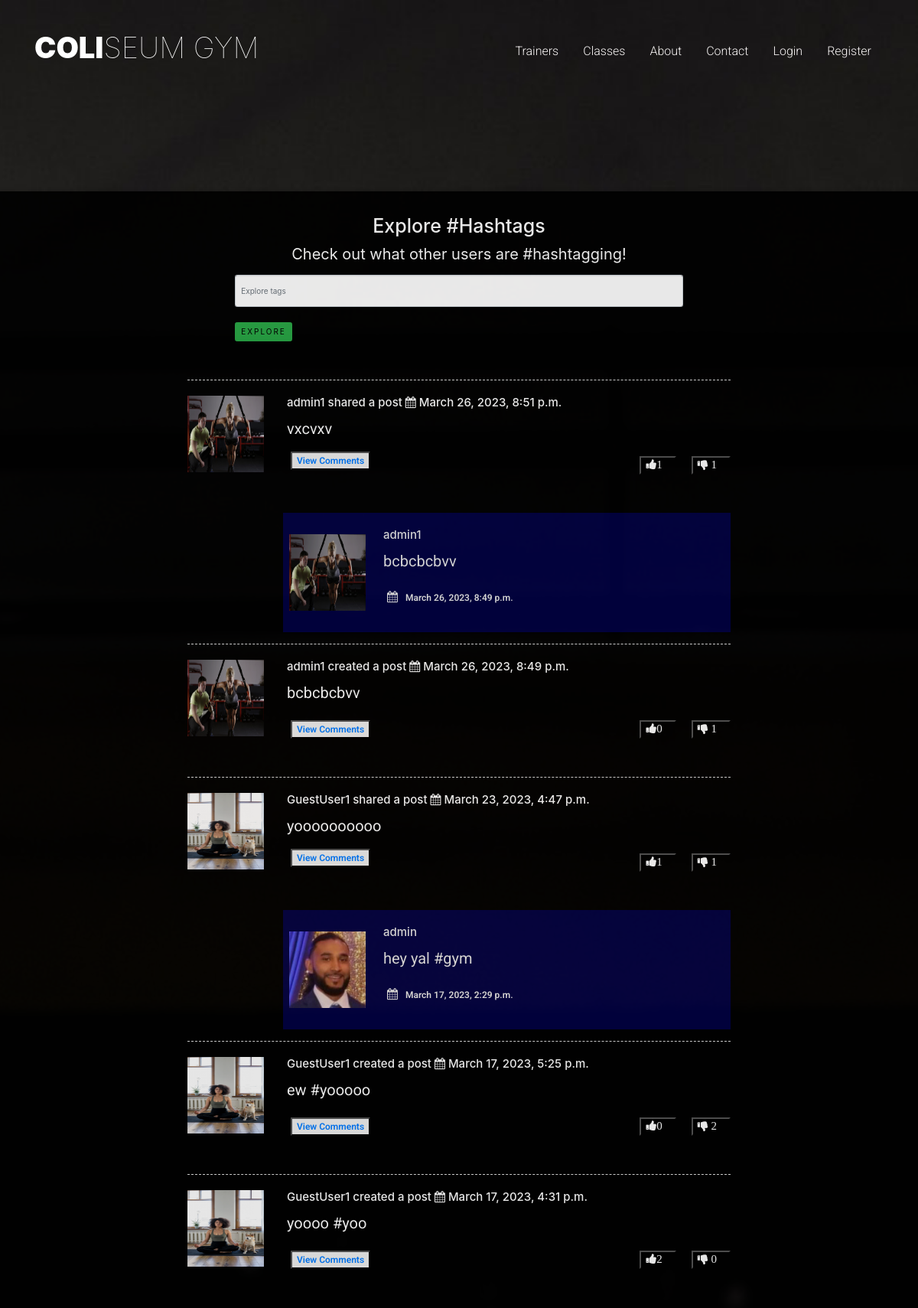
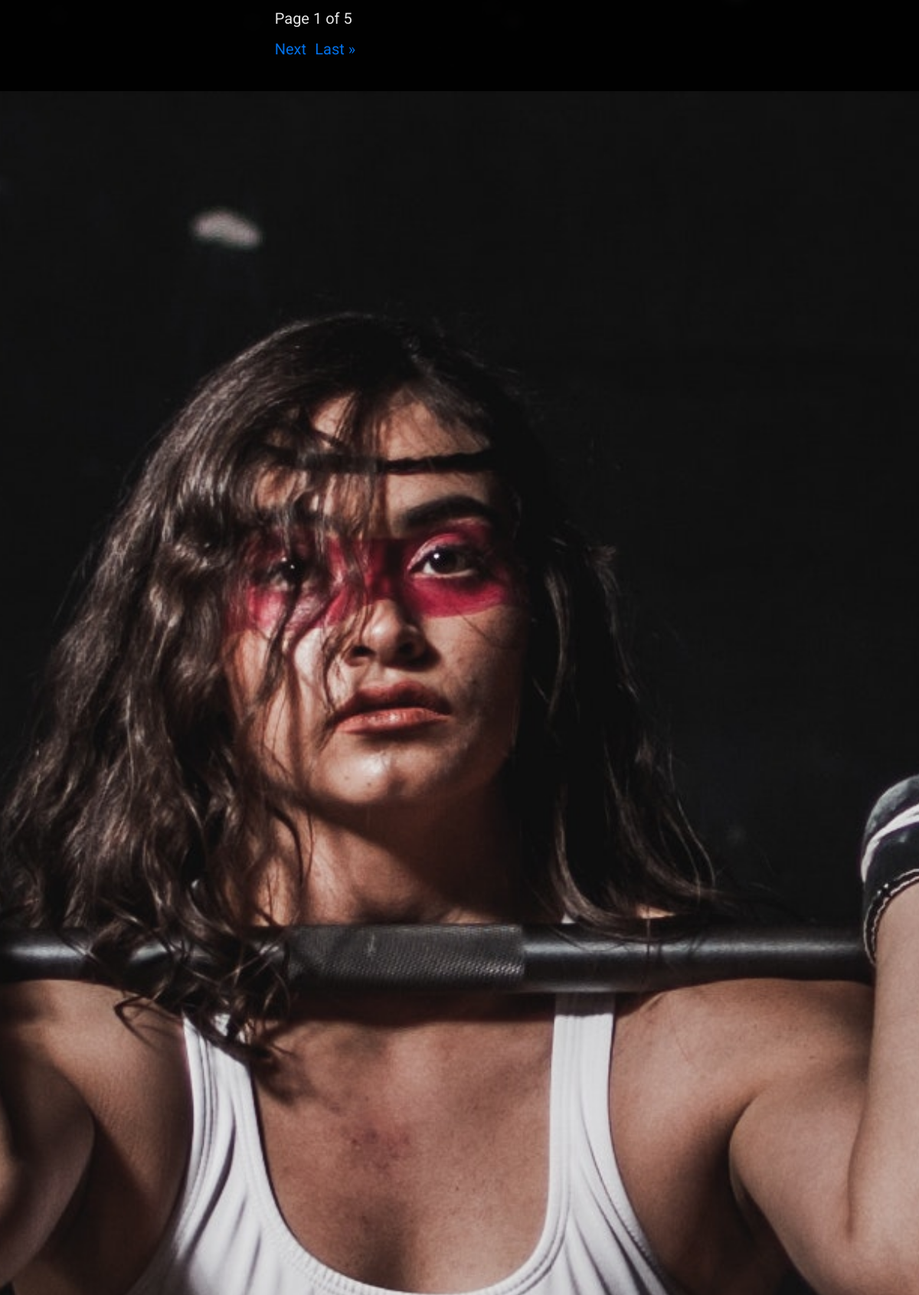
Page /social/explore/ (upper part) on the committed database (2 pictures, top to bottom).
### social/models.py (models this page shows, shortened)
class Post(models.Model):
    body = models.TextField()
    image = models.ImageField(
        upload_to="media/uploads/post_photos", blank=True, null=True
    )
    video = models.FileField(
        upload_to="media/uploads/post_videos",
        validators=[file_size],
        blank=True,
        null=True,
    )
    created_on = models.DateTimeField(default=timezone.now)
    author = models.ForeignKey(User, on_delete=models.CASCADE)
    shared_user = models.ForeignKey(
        User, on_delete=models.CASCADE, null=True, blank=True, related_name="+"
    )
    shared_body = models.TextField(blank=True, null=True)
    shared_on = models.DateTimeField(blank=True, null=True)
    likes = models.ManyToManyField(User, blank=True, related_name="likess")
    dislikes = models.ManyToManyField(User, blank=True, related_name="dislikess")
    tags = models.ManyToManyField("Tag", blank=True)
    class Meta:
        ordering = ["-created_on"]

### members/models.py (models this page shows, shortened)
class UserProfile(models.Model):
    user = models.OneToOneField(
        User,
        primary_key=True,
        verbose_name="user",
        related_name="profile",
        on_delete=models.CASCADE,
    )
    first_name = models.CharField(max_length=30, blank=True, null=True)
    last_name = models.CharField(max_length=30, blank=True, null=True)
    bio = models.TextField(max_length=500, blank=True, null=True)
    birth_date = models.DateField(null=True, blank=True)
    location = models.CharField(max_length=100, blank=True, null=True)
    picture = models.ImageField(
        upload_to="images/profile_pictures",
        default="static/images/default_pic.jpg",
        blank=False,
    )
    followers = models.ManyToManyField(User, blank=True, related_name="followers")
    followings = models.ManyToManyField(User, blank=True, related_name="followings")
    website_url = models.CharField(max_length=255, null=True, blank=True)
    facebook_url = models.CharField(max_length=255, null=True, blank=True)
    twitter_url = models.CharField(max_length=255, null=True, blank=True)
    instagram_url = models.CharField(max_length=255, null=True, blank=True)

class User(AbstractBaseUser, PermissionsMixin):
    email = models.EmailField(verbose_name="email", max_length=60, unique=True)
    username = models.CharField(max_length=45, unique=True)
    first_name = models.CharField(max_length=60, blank=True)
    last_name = models.CharField(max_length=60, blank=True)
    state = models.ForeignKey(State, on_delete=models.SET_NULL, null=True)
    city = models.ForeignKey(City, on_delete=models.SET_NULL, null=True)
    password = models.CharField(max_length=100)
    date_joined = models.DateTimeField(verbose_name="date_joined", default=timezone.now)
    last_login = models.DateTimeField(verbose_name="last_login", default=timezone.now)
    is_staff = models.BooleanField(default=False)
    is_active = models.BooleanField(default=True)
    is_admin = models.BooleanField(default=False)
    is_superuser = models.BooleanField(default=False)
    objects = MyAccountManager()
    USERNAME_FIELD = "username"
    REQUIRED_FIELDS = ["email"]
    def __str__(self):
        return self.username

### social/views.py (the view, shortened to what this page needs)
# urls.py: path("explore/", Explore.as_view(), name="explore"),
class Explore(View):
    def get(self, request, *args, **kwargs):
        explore_form = ExploreForm()
        query = self.request.GET.get("query")
        tag = Tag.objects.filter(name=query).first()
        if tag:
            p = Paginator(Post.objects.filter(tags__in=[tag]), 5)
            page = request.GET.get("page")
            posts = p.get_page(page)
        else:
            p = Paginator(Post.objects.all(), 5)
            page = request.GET.get("page")
            posts = p.get_page(page)
        context = {
            "tag": tag,
            "posts": posts,
            "explore_form": explore_form,
        }
        return render(request, "social/explore.html", context)

### social/templates/social/explore.html (shortened to what this page needs)
{% extends 'basetwo.html' %}
{% load crispy_forms_tags %}
{% block content %}
<div class="fh5co-parallax largerbanner" style="background-image: url(/static/images/fitnesspic2.jpg);">
    <section class="content-item" id="comments">
        <div class="container">
        <div class="col-sm-8 col-md-offset-2">
            <h1 class="row justify-content-center">Explore #Hashtags</h1>
            <h3 class="row justify-content-center">Check out what other users are #hashtagging!</h3>
            <form method="POST" enctype="multipart/form-data">
                <fieldset>
                    <div class="row justify-content-center">
                        <div class="form-group col-xs-12 col-sm-9 col-lg-10">
                            <form class="form-control" placeholder="Explore #Hashtag" >
                                <div class="form-group">
                                    {{ explore_form | crispy }}
                                </div>
                                <div class="form-group">
                                    <button type="submit" id='btn' class="btn btn-success mt-3 post-button">Explore</button>
                                </div>
                            </form>
                        </div>
                    </div>
                </fieldset>
            </form>
            {% for post in posts %}
                {% if post.shared_user %}
                    <div class="media">
                        <a class="pull-left" href="{% url 'show_profile_page' post.shared_user.profile.pk %}">
                            <img src="{{ post.shared_user.profile.picture.url }}" alt="" class="shared-image">
                        </a>
                        <div class="media-body">
                            <h4 class="media-heading">{{ post.shared_user }} shared a post <i class="fa fa-calendar"></i> {{post.created_on}}
                            </h4>
                            <p class="white">{{ post.shared_body }}</p>
                            <ul class="list-unstyled list-inline media-detail pull-left">
                                <li class=""><button class="remove-default-btn reply-button pull-left"><a href="{% url 'post-detail' post.pk %}" class="">View Comments</a></button></li>
                            </ul>
                            <ul class="list-unstyled list-inline media-detail pull-right">
                                <li class="">
                                    <form method="POST" action="{% url 'like' post.id %}" class="like-form" id="{{post.id}}">
                                        {% if user not in post.likes.all %}
                                            <button class=" thumbs-btn like-btn{{post.id}}" type="submit">
                                                <i class="fa fa-thumbs-up thumbs like-icon{{post.id}}" ><span class="like_count{{post.id}}">{{ post.likes.all.count }}</span></i>
                                            </button>
                                        {% else %}
                                            <input type="hidden" name="post_id" value="{{ post.id }}">
                                            <button class=" thumbs-btn thumbs-fillgreen like-btn{{post.id}}" type="submit">
                                                <i class="fa fa-thumbs-up thumbs like-icon{{post.id}}"><span class="like_count{{post.id}}">{{ post.likes.all.count }}</span></i>
                                            </button>
                                        {% endif %}
                                    </form>
                                </li>
                                <li class="">
                                    <form method="POST" action="{% url 'dislike' post.id %}" class="dislike-form thumb-buttons" id='{{post.id}}'>
                                        {% if user not in post.dislikes.all %}
                                            <button class="thumbs-btn dislike-btn{{post.id}}" type="submit" >
                                                <i class="fa fa-thumbs-down thumbs dislike-icon{{post.id}}" > <span class="dislike_count{{post.id}}">{{ post.dislikes.all.count }}</span></i>
                                            </button>
                                        {% else %}
                                            <input type="hidden" name="post_id" value="{{ post.id }}">
                                            <button class=" thumbs-btn thumbs-fillred dislike-btn{{post.id}}" type="submit" >
                                                <i class="fa fa-thumbs-down thumbs dislike-icon{{post.id}}" > <span class="dislike_count{{post.id}}">{{ post.dislikes.all.count }}</span></i>
                                            </button>
                                        {% endif %}
                                    </form>
                                </li>
                            </ul>
                        </div>
                    </div>
                    <div class="media sharedpost " style="border-top: none !important;">
                        <a href="{% url 'show_profile_page' post.author.profile.pk %}">
                            <img src="{{ post.author.profile.picture.url }}" alt="" class="shared-image" style="margin: 8px;">
                        </a>
                        <div class="media-body sharedpostbody">
                            <h4 class="media-heading">{{ post.author }}</h4>
                            <p class="white">{{ post.body }}</p>
                            <ul class="list-unstyled list-inline media-detail pull-left">
                                <li><i class="fa fa-calendar"></i>{{post.shared_on}}</li>
                            </ul>
                        </div>
                    </div>
                {% else %}
                    <div class="media">
                        <a class="pull-left" href="{% url 'show_profile_page' post.author.profile.pk %}">
                            <img src="{{ post.author.profile.picture.url }}" alt="" class="media-object shared-image">
                        </a>
                        <div class="media-body">
                                <h4 class="media-heading">{{ post.author }} created a post <i class="fa fa-calendar"></i> {{ post.created_on }}  </h4>
                            <p class="white">{{ post.body }}</p>
                            <ul class="list-unstyled list-inline media-detail pull-left">
                                <li class=""><button class="remove-default-btn reply-button"><a href="{% url 'post-detail' post.pk %}" class="">View Comments</a></button></li>
                            </ul>
                            <ul class="list-unstyled list-inline media-detail pull-right">
                                <li class="">
                                    <form method="POST" action="{% url 'like' post.id %}" class="like-form" id="{{post.id}}">
                                        {% if user not in post.likes.all %}
                                            <button class=" thumbs-btn like-btn{{post.id}}" type="submit">
                                                <i class="fa fa-thumbs-up thumbs like-icon{{post.id}}" ><span class="like_count{{post.id}}">{{ post.likes.all.count }}</span></i>
                                            </button>
                                        {% else %}
                                            <input type="hidden" name="post_id" value="{{ post.id }}">
                                            <button class=" thumbs-btn thumbs-fillgreen like-btn{{post.id}}" type="submit">
                                                <i class="fa fa-thumbs-up thumbs like-icon{{post.id}}"><span class="like_count{{post.id}}">{{ post.likes.all.count }}</span></i>
                                            </button>
                                        {% endif %}
                                    </form>
                                </li>
                                <li class="">
                                    <form method="POST" action="{% url 'dislike' post.id %}" class="dislike-form thumb-buttons" id='{{post.id}}'>
                                        {% if user not in post.dislikes.all %}
                                            <button class="thumbs-btn dislike-btn{{post.id}}" type="submit" >
                                                <i class="fa fa-thumbs-down thumbs dislike-icon{{post.id}}" > <span class="dislike_count{{post.id}}">{{ post.dislikes.all.count }}</span></i>
                                            </button>
                                        {% else %}
                                            <input type="hidden" name="post_id" value="{{ post.id }}">
                                            <button class=" thumbs-btn thumbs-fillred dislike-btn{{post.id}}" type="submit" >
                                                <i class="fa fa-thumbs-down thumbs dislike-icon{{post.id}}" > <span class="dislike_count{{post.id}}">{{ post.dislikes.all.count }}</span></i>
                                            </button>
                                        {% endif %}
                                    </form>
                                </li>
                            </ul>
                        </div>
                    </div>
                {% endif %}
            {% endfor %}
        </div>
        </div>
        <div class="row justify-content-center mt-3 page ">
            <div class="col-md-5 col-sm-12 position-relative">
                <p style="color: white !important">Page {{ posts.number }} of {{ posts.paginator.num_pages }}</p>
                {% if posts.has_next %}
                <div class="d-flex flex-row">
                <p><a href="?page={{ posts.next_page_number }}">Next</a></p> &nbsp;&nbsp;&nbsp;&nbsp;
                <p><a href="?page={{ posts.paginator.num_pages }}">Last &raquo</a></p>
                {% endif %}
                </div>
            </div>
        </div>
    </section>
</div>
{% endblock  %}

### rows in the picture
Post: shared_user.profile.picture (picture), shared_user "admin1", created_on "March 26, 2023, 8:51 p.m.", shared_body "vxcvxv", likes.all.count "1", dislikes.all.count "1", author.profile.picture (picture), author "admin1", body "bcbcbcbvv", shared_on "March 26, 2023, 8:49 p.m."
Post: author.profile.picture (picture), author "admin1", created_on "March 26, 2023, 8:49 p.m.", body "bcbcbcbvv", likes.all.count "0", dislikes.all.count "1"
Post: shared_user.profile.picture (picture), shared_user "GuestUser1", created_on "March 23, 2023, 4:47 p.m.", shared_body "yoooooooooo", likes.all.count "1", dislikes.all.count "1", author.profile.picture (picture), author "admin", body "hey yal #gym", shared_on "March 17, 2023, 2:29 p.m."
Post: author.profile.picture (picture), author "GuestUser1", created_on "March 17, 2023, 5:25 p.m.", body "ew #yooooo", likes.all.count "0", dislikes.all.count "2"
Post: author.profile.picture (picture), author "GuestUser1", created_on "March 17, 2023, 4:31 p.m.", body "yoooo #yoo", likes.all.count "2", dislikes.all.count "0"

### other values in the picture
{{ posts.number }} "1"
{{ posts.paginator.num_pages }} "5"
